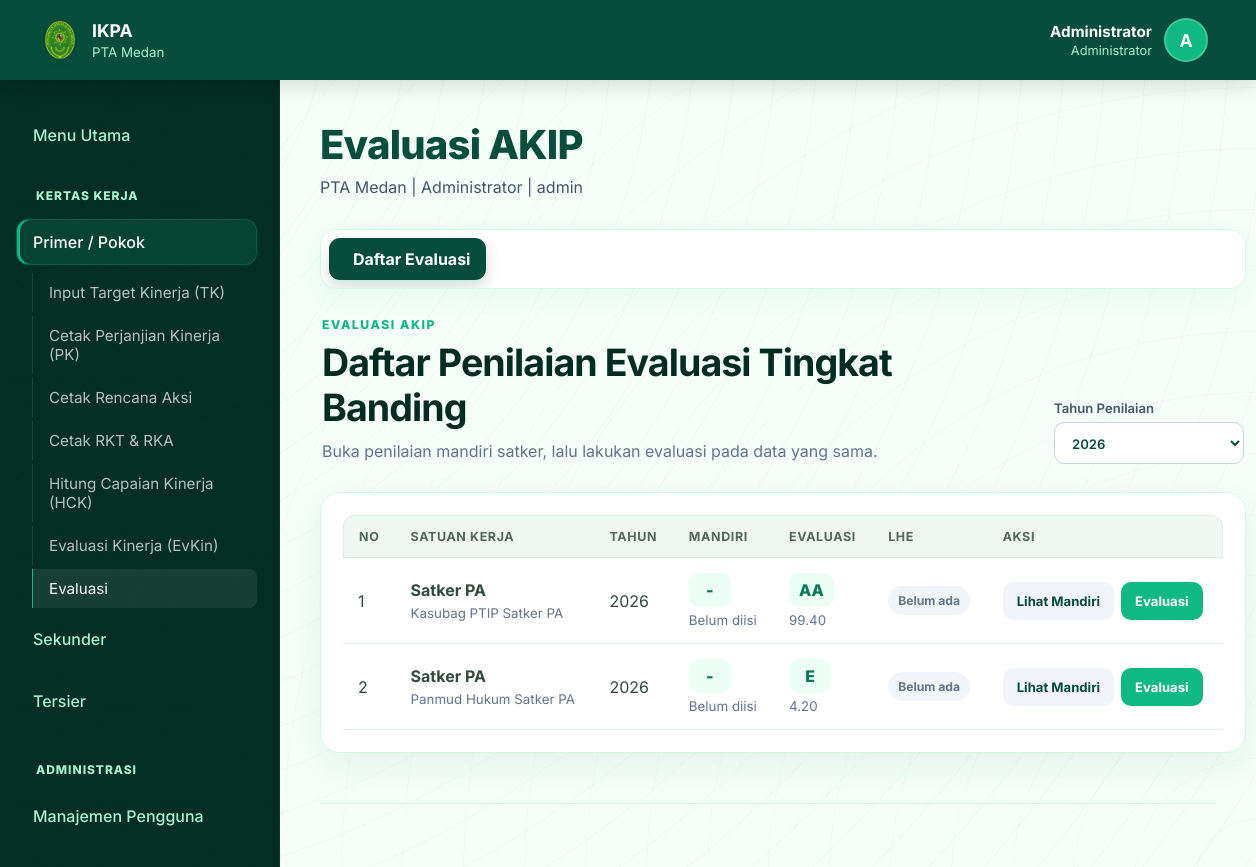
/index.php?page=evaluasi-akip (signed in), run on the app's committed database.
### tables this page shows
CREATE TABLE evaluasi_sakip (
            id INTEGER PRIMARY KEY AUTOINCREMENT,
            tahun INTEGER NOT NULL,
            satker_id INTEGER NOT NULL,
            evaluator_id INTEGER,
            nilai_akhir REAL,
            grade_akhir TEXT,
            data_nilai TEXT,
            status TEXT NOT NULL DEFAULT 'Evaluasi',
            lhe_file TEXT,
            created_at TEXT NOT NULL DEFAULT CURRENT_TIMESTAMP,
            updated_at TEXT, nilai_mandiri REAL, grade_mandiri TEXT, data_mandiri TEXT,
            UNIQUE(tahun, satker_id),
            FOREIGN KEY (satker_id) REFERENCES users(id) ON DELETE CASCADE
        );

CREATE TABLE users (
            id INTEGER PRIMARY KEY AUTOINCREMENT,
            username TEXT UNIQUE NOT NULL,
            password TEXT NOT NULL,
            nama TEXT NOT NULL,
            role TEXT NOT NULL,
            unit TEXT NOT NULL
        , status TEXT NOT NULL DEFAULT "active", created_at TEXT);

### index.php (called while the page is built, shortened)
<?php
$page = $_GET['page'] ?? 'beranda';
require __DIR__ . "/pages/{$page}.php";

### app/helpers.php (called while the page is built, shortened)
<?php
function h(?string $value): string
{
    return htmlspecialchars($value ?? '', ENT_QUOTES, 'UTF-8');
}
function current_user(): ?array
{
    return $_SESSION['user'] ?? null;
}
function year_value(): int
{
    $year = (int) ($_GET['tahun'] ?? $_POST['tahun'] ?? date('Y'));
    return max(2020, min(2100, $year));
}
        ?>
        <?php
function render_header(string $title): void
{
    require __DIR__ . '/views/header.php';
}
function render_footer(): void
{
    require __DIR__ . '/views/footer.php';
}

### app/database.php (called while the page is built, shortened)
<?php
function db(): PDO
{
    static $pdo = null;
    if ($pdo instanceof PDO) {
        return $pdo;
    }
    $dataDir = dirname(__DIR__) . DIRECTORY_SEPARATOR . 'data';
    $pdo = new PDO('sqlite:' . $dataDir . DIRECTORY_SEPARATOR . 'ikpa.sqlite');
    $pdo->setAttribute(PDO::ATTR_ERRMODE, PDO::ERRMODE_EXCEPTION);
    $pdo->setAttribute(PDO::ATTR_DEFAULT_FETCH_MODE, PDO::FETCH_ASSOC);
    $pdo->exec('PRAGMA foreign_keys = ON');
    return $pdo;
}

### pages/evaluasi-akip.php (the view, shortened to what this page needs)
<?php
$user = current_user();
$role = (string) ($user['role'] ?? '');
$isEvaluator = in_array($role, ['Perencanaan', 'Admin'], true);
$isSatker = str_starts_with($role, 'Satker');
$tahun = year_value();
$satkerId = (int) ($_GET['user_id'] ?? $_POST['satker_id'] ?? 0);
$mode = (string) ($_GET['mode'] ?? ($isSatker ? 'mandiri' : ($satkerId > 0 ? 'evaluator' : 'list')));
$satkers = [];
if ($mode === 'list' && $isEvaluator) {
    $stmt = db()->prepare('SELECT u.id, u.nama, u.unit, es.nilai_mandiri, es.grade_mandiri, es.nilai_akhir, es.grade_akhir, es.status, es.lhe_file FROM users u LEFT JOIN evaluasi_sakip es ON u.id = es.satker_id AND es.tahun = :tahun WHERE u.status = "active" AND u.role LIKE "Satker%" ORDER BY u.unit, u.nama');
    $stmt->execute(['tahun' => $tahun]);
    $satkers = $stmt->fetchAll();
}
?>
<link rel="stylesheet" href="assets/evaluasi-akip.css?v=<?= time() ?>">
<div class="evakip">
<nav class="evakip-tabs" aria-label="Navigasi Evaluasi">
    <?php if ($isEvaluator): ?><a href="index.php?page=evaluasi-akip&tahun=<?= $tahun ?>" class="<?= $mode === 'list' ? 'active' : '' ?>"><i class="ph ph-list-bullets"></i> Daftar Evaluasi</a><?php endif; ?>
</nav>
<?php if ($mode === 'list'): ?>
<section class="evakip-heading"><div><span class="evakip-kicker">Evaluasi AKIP</span><h2>Daftar Penilaian Evaluasi Tingkat Banding</h2><p>Buka penilaian mandiri satker, lalu lakukan evaluasi pada data yang sama.</p></div><form method="get" class="evakip-year"><input type="hidden" name="page" value="evaluasi-akip"><label>Tahun Penilaian<select name="tahun" onchange="this.form.submit()"><?php for ($y=2020;$y<=2030;$y++): ?><option value="<?= $y ?>" <?= $y===$tahun?'selected':'' ?>><?= $y ?></option><?php endfor; ?></select></label></form></section>
<section class="evakip-card"><div class="evakip-table-wrap"><table class="evakip-table"><thead><tr><th>No</th><th>Satuan Kerja</th><th>Tahun</th><th>Mandiri</th><th>Evaluasi</th><th>LHE</th><th>Aksi</th></tr></thead><tbody><?php foreach ($satkers as $index=>$row): ?><tr><td><?= $index+1 ?></td><td><strong><?= h((string)$row['unit']) ?></strong><small><?= h((string)$row['nama']) ?></small></td><td><?= $tahun ?></td><td><span class="evakip-grade"><?= h((string)($row['grade_mandiri']?:'-')) ?></span><small><?= $row['nilai_mandiri']!==null?number_format((float)$row['nilai_mandiri'],2):'Belum diisi' ?></small></td><td><span class="evakip-grade"><?= h((string)($row['grade_akhir']?:'-')) ?></span><small><?= $row['nilai_akhir']!==null?number_format((float)$row['nilai_akhir'],2):'Belum dinilai' ?></small></td><td><?= $row['lhe_file']?'<span class="evakip-file-ok">Tersedia</span>':'<span class="evakip-file-empty">Belum ada</span>' ?></td><td><div class="evakip-row-actions"><a class="button secondary evakip-action" href="index.php?page=evaluasi-akip&mode=mandiri&user_id=<?= (int)$row['id'] ?>&tahun=<?= $tahun ?>">Lihat Mandiri</a><a class="button evakip-action" href="index.php?page=evaluasi-akip&mode=evaluator&user_id=<?= (int)$row['id'] ?>&tahun=<?= $tahun ?>">Evaluasi</a></div></td></tr><?php endforeach; ?></tbody></table></div></section>
<?php endif; ?>
</div>

### data on the page
evaluasi_sakip: satker.unit "Satker PA", satker.nama "Kasubag PTIP Satker PA", grade_mandiri "-", shows "Belum diisi", grade_akhir "AA", nilai_akhir "99.40", shows "Belum ada"
evaluasi_sakip: satker.unit "Satker PA", satker.nama "Panmud Hukum Satker PA", grade_mandiri "-", shows "Belum diisi", grade_akhir "E", nilai_akhir "4.20", shows "Belum ada"

### other printed values
$user['nama'] "Administrator"
role_label((string) $user['role']) "Administrator"
substr($user['nama'], 0, 1) "A"
$groupLabel "Primer / Pokok"
$label "Input Target Kinerja (TK)"
$label "Cetak Perjanjian Kinerja (PK)"
$label "Cetak Rencana Aksi"
$label "Cetak RKT & RKA"
$label "Hitung Capaian Kinerja (HCK)"
$label "Evaluasi Kinerja (EvKin)"
$label "Evaluasi"
$groupLabel "Sekunder"
$groupLabel "Tersier"
$title "Evaluasi AKIP"
$user['unit'] "PTA Medan"
